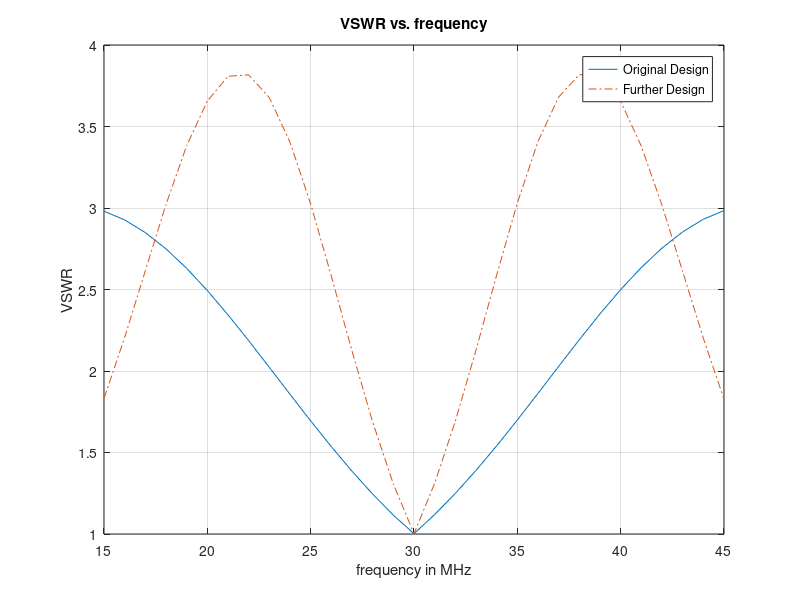

MATLAB code to generate this figure:
% Yifan Ge
% ELEC 390 - HW#5 Problem 3
% 2/29/2012

f = 15:1:45;    % Define f is between 15 and 45MHz in 1MHz increments
ZL = 50 + j*10;  % The load impedance
Zo = 100;       % The characteristic impedance of original cable
ZoQ = 142.3;    % The characteristic impedance of quarter-wave section
c = 3*10^8;     % The speed of light
wavelength = c./(10^6.*f);   % wavelength of the signal
B = 2*pi()./wavelength; % Beta
l1 = 2.88*10/(4*pi()); % Distance to the load in original design
l2 = l1+10/2; % Distance to the load in further design
lQ = 10/4; % Quarter wavelength cable

% Input impedance at l1 from the load
ZQin1 = Zo.*(ZL+j.*Zo.*tan(B.*l1))./(Zo+j.*ZL.*tan(B.*l1)); 

% Input impedance at l2 from the load
ZQin2 = Zo.*(ZL+j.*Zo.*tan(B.*l2))./(Zo+j.*ZL.*tan(B.*l2));


% Input impedance after quarter-wave section in original design
Zin1 = ZoQ.*(ZQin1+j.*ZoQ.*tan(B.*lQ))./(ZoQ+j.*ZQin1.*tan(B.*lQ));

% Input impedance after quarter-wave section in further design
Zin2 = ZoQ.*(ZQin2+j.*ZoQ.*tan(B.*lQ))./(ZoQ+j.*ZQin2.*tan(B.*lQ));

% Voltage reflection coefficient in original design
Gemma1 = (Zin1-Zo)./(Zin1+Zo);

% Voltage reflection coefficient in further design
Gemma2 = (Zin2-Zo)./(Zin2+Zo);

S1 = (1+abs(Gemma1))./(1-abs(Gemma1)); % VSWR in Original Design
S2 = (1+abs(Gemma2))./(1-abs(Gemma2)); % VSWR in Further Design

figure (1)
plot(f,S1,'-',f,S2,'-.')
legend('Original Design','Further Design')
title('VSWR vs. frequency')
xlabel('frequency in MHz')
ylabel('VSWR')
grid on
